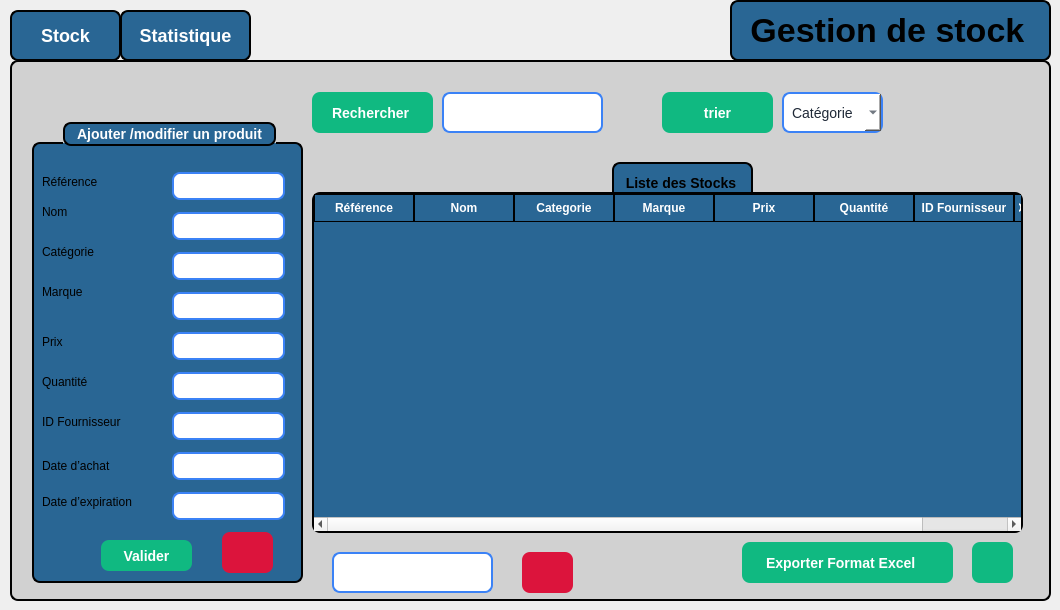
    <widget class="QWidget" name="stock">
     <widget class="QStackedWidget" name="stackedWidgetstock">
      <property name="geometry">
       <rect>
        <x>10</x>
        <y>60</y>
        <width>1041</width>
        <height>541</height>
       </rect>
      </property>
      <property name="styleSheet">
       <string notr="true">/* ---- Style du QStackedWidget ---- */
QStackedWidget {
    background-color: rgb(209, 209, 209); /* couleur gris clair */
    border: 2px solid black;
    border-radius: 8px;
}

/* ---- Style des deux pages ---- */
QWidget#page_1 {
    background-color: rgb(209, 209, 209); /* même gris clair */
    color: black;
    font-size: 18px;
}

QWidget#page_2 {
    background-color: rgb(209, 209, 209); /* même gris clair */
    color: black;
    font-size: 18px;
}

/* ---- Style des boutons ---- */
QPushButton {
    border: 2px solid black;
    border-radius: 8px;
    font-weight: bold;
    font-size: 18px;
    background-color: rgb(41, 102, 148); /* bleu normal */
    color: white;
    padding: 8px 16px;
}

/* Quand la souris passe dessus */
QPushButton:hover {
    background-color: rgb(61, 122, 168); /* bleu plus clair */
}

/* Quand on clique dessus */
QPushButton:pressed {
    background-color: rgb(81, 142, 188); /* encore plus clair */
}

/* Bouton actif (ex. page 1 active) */
QPushButton[active=&quot;true&quot;] {
    background-color: #10b981; /* vert */
    color: white;
}</string>
      </property>
      <property name="currentIndex">
       <number>0</number>
      </property>
      <widget class="QWidget" name="page_12">
       <widget class="QComboBox" name="comboBox_8">
        <property name="geometry">
         <rect>
          <x>770</x>
          <y>30</y>
          <width>101</width>
          <height>41</height>
         </rect>
        </property>
        <property name="styleSheet">
         <string notr="true">QComboBox {
    background-color: rgb(255, 255, 255);   /* white background */
    color: #1f2937;                         /* selected text color */
    border: 2px solid #3b82f6;              /* blue border */
    border-radius: 8px;
    font-size: 14px;
    padding: 4px 8px;
}

/* Dropdown list styling */
QComboBox QAbstractItemView {
    background-color: rgb(255, 255, 255);
    color: #1f2937;
    selection-background-color: #3b82f6;
    selection-color: white;
}

/* Make the arrow black */
QComboBox::down-arrow {
    width: 12px;
    height: 12px;
    image: none; 
                      /* remove default image */
	background-color: rgb(0, 170, 255);
    border-left: 6px solid transparent;
    border-right: 6px solid transparent;
    border-top: 6px solid black;       /* black arrow */
}</string>
        </property>
        <item>
         <property name="text">
          <string>Catégorie</string>
         </property>
        </item>
        <item>
         <property name="text">
          <string>prix</string>
         </property>
        </item>
        <item>
         <property name="text">
          <string>date d'achat</string>
         </property>
        </item>
       </widget>
       <widget class="QPushButton" name="pushButton_19">
        <property name="geometry">
         <rect>
          <x>650</x>
          <y>30</y>
          <width>111</width>
          <height>41</height>
         </rect>
        </property>
        <property name="styleSheet">
         <string notr="true">QPushButton {
    background-color: #10b981;   /* normal state */
    color: white;
    border: none;
    border-radius: 8px;
    padding: 8px 20px;
    font-size: 14px;
    font-weight: bold;
}

QPushButton:hover {
    background-color: #059669;   /* darker on hover */
}</string>
        </property>
        <property name="text">
         <string>trier</string>
        </property>
       </widget>
       <widget class="QLineEdit" name="lineEdit_strech">
        <property name="geometry">
         <rect>
          <x>430</x>
          <y>30</y>
          <width>161</width>
          <height>41</height>
         </rect>
        </property>
        <property name="styleSheet">
         <string notr="true">QLineEdit {
    /* dark background */
	background-color: rgb(255, 255, 255);
    color: #1f2937;              /* typed text color */
    border: 2px solid #3b82f6;   /* blue border */
    border-radius: 8px;

    font-size: 14px;
}

QLineEdit::placeholder {
    color: white;                /* placeholder text color */
}</string>
        </property>
       </widget>
       <widget class="QPushButton" name="pushButton_20">
        <property name="geometry">
         <rect>
          <x>300</x>
          <y>30</y>
          <width>121</width>
          <height>41</height>
         </rect>
        </property>
        <property name="styleSheet">
         <string notr="true">QPushButton {
    background-color: #10b981;   /* normal state */
    color: white;
    border: none;
    border-radius: 8px;
    padding: 8px 20px;
    font-size: 14px;
    font-weight: bold;
}

QPushButton:hover {
    background-color: #059669;   /* darker on hover */
}</string>
        </property>
        <property name="text">
         <string>Rechercher </string>
        </property>
       </widget>
       <widget class="QTableWidget" name="tableWidgetstock">
        <property name="geometry">
         <rect>
          <x>300</x>
          <y>130</y>
          <width>711</width>
          <height>341</height>
         </rect>
        </property>
        <property name="styleSheet">
         <string notr="true">QTableWidget {
    background-color: rgb(41, 102, 148);   /* blue background */
    border: 2px solid black;
    border-radius: 8px;
    font-weight: bold;
    font-size: 14px;
    gridline-color: black;                 /* cell grid lines */
    color: white;                          
    selection-background-color: #10b981;
    selection-color: white;
    outline: 0;
}

QTableWidget::item {
    border: 1px solid black;               /* give each cell a border */
    padding: 4px;
}

QHeaderView::section {
    background-color: rgb(41, 102, 148);
    color: white;
    border: 1px solid black;              /* column header border */
    padding: 4px;
    font-weight: bold;
}
Elyes
combo box
Elyes
QComboBox {
    background-color: rgb(255, 255, 255);   /* white background */
    color: #1f2937;                         /* selected text color */
    border: 2px solid #3b82f6;              /* blue border */
    border-radius: 8px;
    font-size: 14px;
    padding: 4px 8px;
}

/* Dropdown list styling */
QComboBox QAbstractItemView {
    background-color: rgb(255, 255, 255);
    color: #1f2937;
    selection-background-color: #3b82f6;
    selection-color: white;
}

/* Make the arrow black */
QComboBox::down-arrow {
    width: 12px;
    height: 12px;
    image: none; 
                      /* remove default image */
	background-color: rgb(0, 170, 255);
    border-left: 6px solid transparent;
    border-right: 6px solid transparent;
    border-top: 6px solid black;       /* black arrow */
}</string>
        </property>
        <column>
         <property name="text">
          <string>Référence</string>
         </property>
        </column>
        <column>
         <property name="text">
          <string>Nom</string>
         </property>
        </column>
        <column>
         <property name="text">
          <string>Categorie</string>
         </property>
        </column>
        <column>
         <property name="text">
          <string>Marque</string>
         </property>
        </column>
        <column>
         <property name="text">
          <string>Prix</string>
         </property>
        </column>
        <column>
         <property name="text">
          <string>Quantité</string>
         </property>
        </column>
        <column>
         <property name="text">
          <string>ID Fournisseur</string>
         </property>
        </column>
        <column>
         <property name="text">
          <string>Date d'éxpiration </string>
         </property>
        </column>
       </widget>
       <widget class="QLineEdit" name="lineEdit_stocksupp">
        <property name="geometry">
         <rect>
          <x>320</x>
          <y>490</y>
          <width>161</width>
          <height>41</height>
         </rect>
        </property>
        <property name="styleSheet">
         <string notr="true">QLineEdit {
    /* dark background */
	background-color: rgb(255, 255, 255);
    color: #1f2937;              /* typed text color */
    border: 2px solid #3b82f6;   /* blue border */
    border-radius: 8px;

    font-size: 14px;
}

QLineEdit::placeholder {
    color: white;                /* placeholder text color */
}</string>
        </property>
       </widget>
       <widget class="QGroupBox" name="groupBox_9">
        <property name="geometry">
         <rect>
          <x>20</x>
          <y>60</y>
          <width>271</width>
          <height>461</height>
         </rect>
        </property>
        <property name="styleSheet">
         <string notr="true">QGroupBox {
    background-color: rgb(41, 102, 148);   /* blue background */
    border: 2px solid black;               /* black border, 2px wide */
    border-radius: 8px;                    /* rounded corners */
    margin-top: 20px;                      /* space for the title */
    color: white;                          /* title text color */
    font-weight: bold;
    font-size: 14px;
}

QGroupBox::title {
 border: 2px solid black;               /* black border, 2px wide */
    border-radius: 8px;     
background-color: rgb(41, 102, 148);
    subcontrol-origin: margin;
    subcontrol-position: top center;       /* title centered */
    padding: 2px 10px;
}</string>
        </property>
        <property name="title">
         <string>Ajouter /modifier un produit</string>
        </property>
        <widget class="QLabel" name="label_66">
         <property name="geometry">
          <rect>
           <x>10</x>
           <y>250</y>
           <width>91</width>
           <height>20</height>
          </rect>
         </property>
         <property name="styleSheet">
          <string notr="true">background-color: rgb(41, 102, 148);</string>
         </property>
         <property name="text">
          <string>Quantité</string>
         </property>
        </widget>
        <widget class="QLineEdit" name="lineEdit_19">
         <property name="geometry">
          <rect>
           <x>140</x>
           <y>210</y>
           <width>113</width>
           <height>28</height>
          </rect>
         </property>
         <property name="styleSheet">
          <string notr="true">QLineEdit {
    /* dark background */
	background-color: rgb(255, 255, 255);
    color: #1f2937;              /* typed text color */
    border: 2px solid #3b82f6;   /* blue border */
    border-radius: 8px;

    font-size: 14px;
}

QLineEdit::placeholder {
    color: white;                /* placeholder text color */
}</string>
         </property>
        </widget>
        <widget class="QLineEdit" name="lineEdit_20">
         <property name="geometry">
          <rect>
           <x>140</x>
           <y>290</y>
           <width>113</width>
           <height>28</height>
          </rect>
         </property>
         <property name="styleSheet">
          <string notr="true">QLineEdit {
    /* dark background */
	background-color: rgb(255, 255, 255);
    color: #1f2937;              /* typed text color */
    border: 2px solid #3b82f6;   /* blue border */
    border-radius: 8px;

    font-size: 14px;
}

QLineEdit::placeholder {
    color: white;                /* placeholder text color */
}</string>
         </property>
        </widget>
        <widget class="QLineEdit" name="lineEdit_21">
         <property name="geometry">
          <rect>
           <x>140</x>
           <y>330</y>
           <width>113</width>
           <height>28</height>
          </rect>
         </property>
         <property name="styleSheet">
          <string notr="true">QLineEdit {
    /* dark background */
	background-color: rgb(255, 255, 255);
    color: #1f2937;              /* typed text color */
    border: 2px solid #3b82f6;   /* blue border */
    border-radius: 8px;

    font-size: 14px;
}

QLineEdit::placeholder {
    color: white;                /* placeholder text color */
}</string>
         </property>
        </widget>
        <widget class="QLineEdit" name="lineEdit_22">
         <property name="geometry">
          <rect>
           <x>140</x>
           <y>370</y>
           <width>113</width>
           <height>28</height>
          </rect>
         </property>
         <property name="styleSheet">
          <string notr="true">QLineEdit {
    /* dark background */
	background-color: rgb(255, 255, 255);
    color: #1f2937;              /* typed text color */
    border: 2px solid #3b82f6;   /* blue border */
    border-radius: 8px;

    font-size: 14px;
}

QLineEdit::placeholder {
    color: white;                /* placeholder text color */
}</string>
         </property>
        </widget>
        <widget class="QLabel" name="label_67">
         <property name="geometry">
          <rect>
           <x>10</x>
           <y>330</y>
           <width>111</width>
           <height>41</height>
          </rect>
         </property>
         <property name="styleSheet">
          <string notr="true">background-color: rgb(41, 102, 148);</string>
         </property>
         <property name="text">
          <string>Date d’achat
</string>
         </property>
        </widget>
        <widget class="QLabel" name="label_68">
         <property name="geometry">
          <rect>
           <x>10</x>
           <y>210</y>
           <width>63</width>
           <height>20</height>
          </rect>
         </property>
         <property name="styleSheet">
          <string notr="true">background-color: rgb(41, 102, 148);</string>
         </property>
         <property name="text">
          <string>Prix</string>
         </property>
        </widget>
        <widget class="QLabel" name="label_69">
         <property name="geometry">
          <rect>
           <x>10</x>
           <y>290</y>
           <width>111</width>
           <height>20</height>
          </rect>
         </property>
         <property name="styleSheet">
          <string notr="true">background-color: rgb(41, 102, 148);</string>
         </property>
         <property name="text">
          <string>ID Fournisseur</string>
         </property>
        </widget>
        <widget class="QLabel" name="label_70">
         <property name="geometry">
          <rect>
           <x>10</x>
           <y>370</y>
           <width>121</width>
           <height>20</height>
          </rect>
         </property>
         <property name="styleSheet">
          <string notr="true">background-color: rgb(41, 102, 148);</string>
         </property>
         <property name="text">
          <string>Date d’expiration</string>
         </property>
        </widget>
        <widget class="QLineEdit" name="lineEdit_23">
         <property name="geometry">
          <rect>
           <x>140</x>
           <y>250</y>
           <width>113</width>
           <height>28</height>
          </rect>
         </property>
         <property name="styleSheet">
          <string notr="true">QLineEdit {
    /* dark background */
	background-color: rgb(255, 255, 255);
    color: #1f2937;              /* typed text color */
    border: 2px solid #3b82f6;   /* blue border */
    border-radius: 8px;

    font-size: 14px;
}

QLineEdit::placeholder {
    color: white;                /* placeholder text color */
}</string>
         </property>
        </widget>
        <widget class="QPushButton" name="pushButton_21">
         <property name="geometry">
          <rect>
           <x>69</x>
           <y>418</y>
           <width>91</width>
           <height>31</height>
          </rect>
         </property>
         <property name="styleSheet">
          <string notr="true">QPushButton {
    background-color: #10b981;   /* normal state */
    color: white;
    border: none;
    border-radius: 8px;
    padding: 8px 20px;
    font-size: 14px;
    font-weight: bold;
}

QPushButton:hover {
    background-color: #059669;   /* darker on hover */
}</string>
         </property>
         <property name="text">
          <string>Valider</string>
         </property>
        </widget>
        <widget class="QLabel" name="label_71">
         <property name="geometry">
          <rect>
           <x>10</x>
           <y>50</y>
           <width>81</width>
           <height>20</height>
          </rect>
         </property>
         <property name="styleSheet">
          <string notr="true">background-color: rgb(41, 102, 148);</string>
         </property>
         <property name="text">
          <string>Référence</string>
         </property>
        </widget>
        <widget class="QLabel" name="label_72">
         <property name="geometry">
          <rect>
           <x>10</x>
           <y>80</y>
           <width>63</width>
           <height>20</height>
          </rect>
         </property>
         <property name="styleSheet">
          <string notr="true">background-color: rgb(41, 102, 148);</string>
         </property>
         <property name="text">
          <string>Nom</string>
         </property>
        </widget>
        <widget class="QLabel" name="label_73">
         <property name="geometry">
          <rect>
           <x>10</x>
           <y>120</y>
           <width>71</width>
           <height>20</height>
          </rect>
         </property>
         <property name="styleSheet">
          <string notr="true">background-color: rgb(41, 102, 148);</string>
         </property>
         <property name="text">
          <string>Catégorie</string>
         </property>
        </widget>
        <widget class="QLabel" name="label_74">
         <property name="geometry">
          <rect>
           <x>10</x>
           <y>160</y>
           <width>63</width>
           <height>20</height>
          </rect>
         </property>
         <property name="styleSheet">
          <string notr="true">background-color: rgb(41, 102, 148);</string>
         </property>
         <property name="text">
          <string>Marque</string>
         </property>
        </widget>
        <widget class="QLineEdit" name="lineEdit_24">
         <property name="geometry">
          <rect>
           <x>140</x>
           <y>50</y>
           <width>113</width>
           <height>28</height>
          </rect>
         </property>
         <property name="styleSheet">
          <string notr="true">QLineEdit {
    /* dark background */
	background-color: rgb(255, 255, 255);
    color: #1f2937;              /* typed text color */
    border: 2px solid #3b82f6;   /* blue border */
    border-radius: 8px;

    font-size: 14px;
}

QLineEdit::placeholder {
    color: white;                /* placeholder text color */
}</string>
         </property>
         <property name="text">
          <string/>
         </property>
        </widget>
        <widget class="QLineEdit" name="lineEdit_25">
         <property name="geometry">
          <rect>
           <x>140</x>
           <y>90</y>
           <width>113</width>
           <height>28</height>
          </rect>
         </property>
         <property name="styleSheet">
          <string notr="true">QLineEdit {
    /* dark background */
	background-color: rgb(255, 255, 255);
    color: #1f2937;              /* typed text color */
    border: 2px solid #3b82f6;   /* blue border */
    border-radius: 8px;

    font-size: 14px;
}

QLineEdit::placeholder {
    color: white;                /* placeholder text color */
}
</string>
         </property>
        </widget>
        <widget class="QLineEdit" name="lineEdit_26">
         <property name="geometry">
          <rect>
           <x>140</x>
           <y>130</y>
           <width>113</width>
           <height>28</height>
          </rect>
         </property>
         <property name="styleSheet">
          <string notr="true">QLineEdit {
    /* dark background */
	background-color: rgb(255, 255, 255);
    color: #1f2937;              /* typed text color */
    border: 2px solid #3b82f6;   /* blue border */
    border-radius: 8px;

    font-size: 14px;
}

QLineEdit::placeholder {
    color: white;                /* placeholder text color */
}</string>
         </property>
        </widget>
        <widget class="QLineEdit" name="lineEdit_27">
         <property name="geometry">
          <rect>
           <x>140</x>
           <y>170</y>
           <width>113</width>
           <height>28</height>
          </rect>
         </property>
         <property name="styleSheet">
          <string notr="true">QLineEdit {
    /* dark background */
	background-color: rgb(255, 255, 255);
    color: #1f2937;              /* typed text color */
    border: 2px solid #3b82f6;   /* blue border */
    border-radius: 8px;

    font-size: 14px;
}

QLineEdit::placeholder {
    color: white;                /* placeholder text color */
}</string>
         </property>
        </widget>
        <widget class="QPushButton" name="annulerajout_6">
         <property name="geometry">
          <rect>
           <x>190</x>
           <y>410</y>
           <width>51</width>
           <height>41</height>
          </rect>
         </property>
         <property name="styleSheet">
          <string notr="true">QPushButton {

	background-color: rgb(220, 20, 60);
	
    color: white;
    border: none;
    border-radius: 8px;
    padding: 8px 20px;
    font-size: 14px;
    font-weight: bold;
}

QPushButton:hover {
      /* darker on hover */
	background-color: rgb(140, 0, 0);
}
</string>
         </property>
         <property name="text">
          <string/>
         </property>
         <property name="icon">
          <iconset theme="QIcon::ThemeIcon::EditClear"/>
         </property>
        </widget>
       </widget>
       <widget class="QLabel" name="image_7">
        <property name="geometry">
         <rect>
          <x>900</x>
          <y>20</y>
          <width>91</width>
          <height>81</height>
         </rect>
        </property>
        <property name="text">
         <string/>
        </property>
        <property name="pixmap">
         <pixmap>../Gstock/images/logo.png</pixmap>
        </property>
       </widget>
       <widget class="QLabel" name="label_75">
        <property name="geometry">
         <rect>
          <x>600</x>
          <y>100</y>
          <width>141</width>
          <height>41</height>
         </rect>
        </property>
        <property name="styleSheet">
         <string notr="true">QLabel{
 border: 2px solid black;   /* blue border */
    border-radius: 8px;
 font-weight: bold;
    font-size: 14px;
background-color: rgb(41, 102, 148);}</string>
        </property>
        <property name="text">
         <string>  Liste des Stocks</string>
        </property>
       </widget>
       <widget class="QPushButton" name="pushButton_22">
        <property name="geometry">
         <rect>
          <x>510</x>
          <y>490</y>
          <width>51</width>
          <height>41</height>
         </rect>
        </property>
        <property name="styleSheet">
         <string notr="true">QPushButton {

	background-color: rgb(220, 20, 60);
	
    color: white;
    border: none;
    border-radius: 8px;
    padding: 8px 20px;
    font-size: 14px;
    font-weight: bold;
}

QPushButton:hover {
      /* darker on hover */
	background-color: rgb(140, 0, 0);
}</string>
        </property>
        <property name="text">
         <string/>
        </property>
        <property name="icon">
         <iconset theme="QIcon::ThemeIcon::EditDelete"/>
        </property>
       </widget>
       <widget class="QLabel" name="label_76">
        <property name="geometry">
         <rect>
          <x>730</x>
          <y>480</y>
          <width>211</width>
          <height>41</height>
         </rect>
        </property>
        <property name="styleSheet">
         <string notr="true">QLabel {
    background-color: #10b981;   /* normal state */
    color: white;
    border: none;
    border-radius: 8px;
    padding: 8px 20px;
    font-size: 14px;
    font-weight: bold;
}</string>
        </property>
        <property name="text">
         <string>Exporter Format Excel</string>
        </property>
       </widget>
       <widget class="QPushButton" name="pushButton_23">
        <property name="geometry">
         <rect>
          <x>960</x>
          <y>480</y>
          <width>41</width>
          <height>41</height>
         </rect>
        </property>
        <property name="styleSheet">
         <string notr="true">QPushButton {
    background-color: #10b981;   /* normal state */
    color: white;
    border: none;
    border-radius: 8px;
    padding: 8px 20px;
    font-size: 14px;
    font-weight: bold;
}

QPushButton:hover {
    background-color: #059669;   /* darker on hover */
}</string>
        </property>
        <property name="text">
         <string/>
        </property>
        <property name="icon">
         <iconset theme="QIcon::ThemeIcon::GoDown"/>
        </property>
       </widget>
       <zorder>label_75</zorder>
       <zorder>comboBox_8</zorder>
       <zorder>pushButton_19</zorder>
       <zorder>lineEdit_strech</zorder>
       <zorder>pushButton_20</zorder>
       <zorder>tableWidgetstock</zorder>
       <zorder>lineEdit_stocksupp</zorder>
       <zorder>groupBox_9</zorder>
       <zorder>image_7</zorder>
       <zorder>pushButton_22</zorder>
       <zorder>label_76</zorder>
       <zorder>pushButton_23</zorder>
      </widget>
      <widget class="QWidget" name="page_13">
       <widget class="QGroupBox" name="groupBox_10">
        <property name="geometry">
         <rect>
          <x>440</x>
          <y>120</y>
          <width>251</width>
          <height>221</height>
         </rect>
        </property>
        <property name="title">
         <string>Statistique</string>
        </property>
        <widget class="QTextEdit" name="textEdit_3">
         <property name="geometry">
          <rect>
           <x>30</x>
           <y>60</y>
           <width>181</width>
           <height>121</height>
          </rect>
         </property>
        </widget>
       </widget>
      </widget>
     </widget>
     <widget class="QPushButton" name="btnPage2stock">
      <property name="geometry">
       <rect>
        <x>120</x>
        <y>10</y>
        <width>131</width>
        <height>51</height>
       </rect>
      </property>
      <property name="styleSheet">
       <string notr="true">QPushButton {
    border: 2px solid black;
    border-radius: 8px;
    font-weight: bold;
    font-size: 18px;              /* texte plus grand */
    background-color: rgb(41, 102, 148); /* bleu normal */
    color: white;
    padding: 8px 16px;
}

/* Quand la souris passe dessus */
QPushButton:hover {
    background-color: rgb(61, 122, 168); /* bleu plus clair */
}

/* Quand on clique dessus */
QPushButton:pressed {
    background-color: rgb(81, 142, 188); /* encore plus clair */
}

/* Bouton actif (par ex. quand on est sur la page 1) */
QPushButton[active=&quot;true&quot;] {
    background-color: #10b981;  /* vert quand actif */
    color: white;
}</string>
      </property>
      <property name="text">
       <string>Statistique</string>
      </property>
     </widget>
     <widget class="QPushButton" name="btnPage1stock">
      <property name="geometry">
       <rect>
        <x>10</x>
        <y>10</y>
        <width>111</width>
        <height>51</height>
       </rect>
      </property>
      <property name="styleSheet">
       <string notr="true">QPushButton {
    border: 2px solid black;
    border-radius: 8px;
    font-weight: bold;
    font-size: 18px;              /* texte plus grand */
    background-color: rgb(41, 102, 148); /* bleu normal */
    color: white;
    padding: 8px 16px;
}

/* Quand la souris passe dessus */
QPushButton:hover {
    background-color: rgb(61, 122, 168); /* bleu plus clair */
}

/* Quand on clique dessus */
QPushButton:pressed {
    background-color: rgb(81, 142, 188); /* encore plus clair */
}

/* Bouton actif (par ex. quand on est sur la page 1) */
QPushButton[active=&quot;true&quot;] {
    background-color: #10b981;  /* vert quand actif */
    color: white;
}</string>
      </property>
      <property name="text">
       <string>Stock</string>
      </property>
     </widget>
     <widget class="QLabel" name="label_77">
      <property name="geometry">
       <rect>
        <x>730</x>
        <y>0</y>
        <width>321</width>
        <height>61</height>
       </rect>
      </property>
      <property name="styleSheet">
       <string notr="true">QLabel{
 border: 2px solid black;   /* blue border */
    border-radius: 8px;
 font-weight: bold;
    font-size: 34px;
background-color: rgb(41, 102, 148);}</string>
      </property>
      <property name="text">
       <string> Gestion de stock</string>
      </property>
     </widget>
    </widget>
